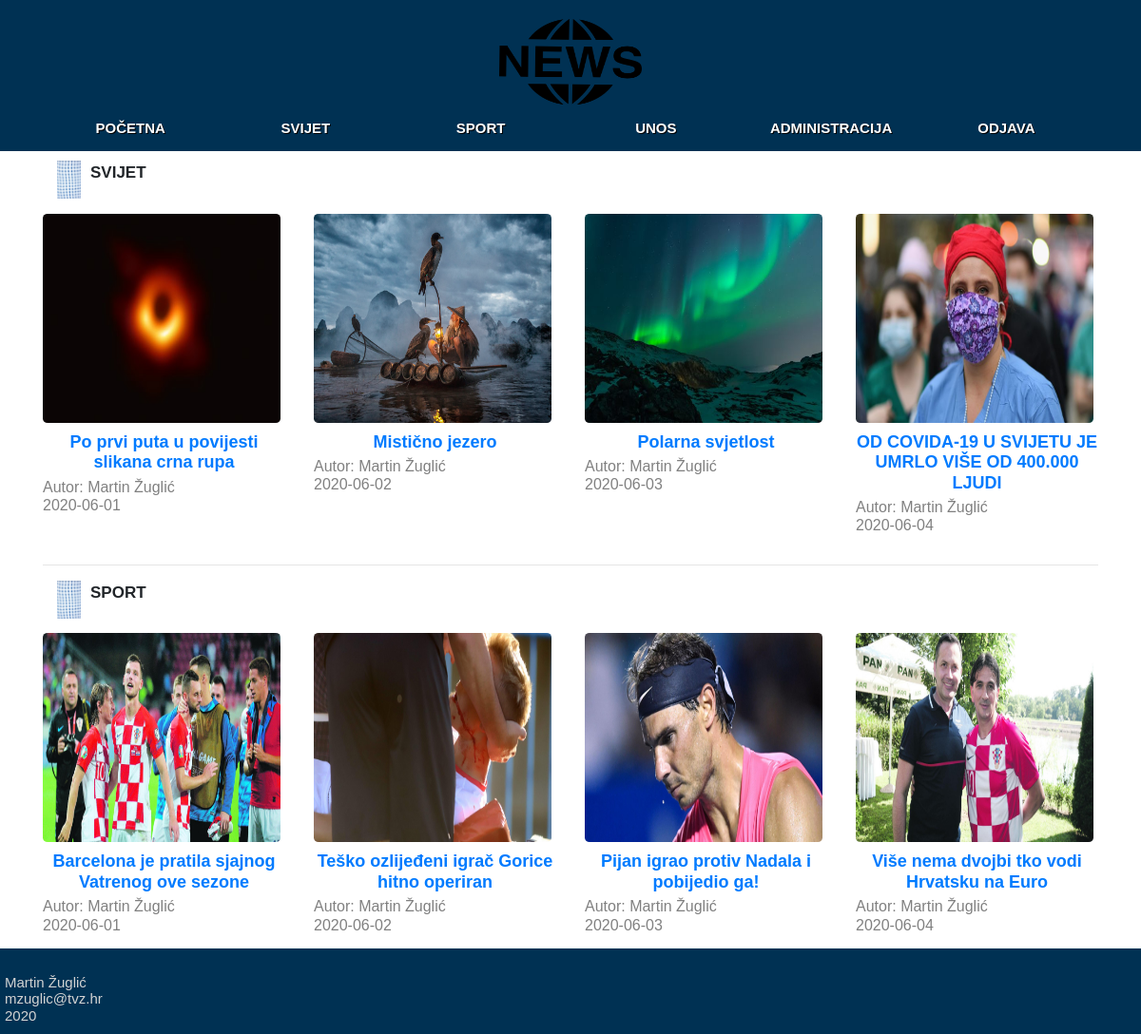
The app's page /index2.php with its own data.
### tables this page shows
CREATE TABLE `clanak` (
  `id` int(11) NOT NULL,
  `naslov` varchar(64) NOT NULL,
  `autor` varchar(64) NOT NULL,
  `datum` varchar(32) NOT NULL,
  `slika` varchar(32) NOT NULL,
  `opis` text NOT NULL,
  `arhiva` tinyint(1) NOT NULL,
  `kategorija` varchar(32) NOT NULL
);

### index2.php (the view, shortened to what this page needs)
<!DOCTYPE html>
<html lang="en" xmlns="http://www.w3.org/1999/xhtml">
<head>
    <link rel="stylesheet" href="https://use.fontawesome.com/releases/v5.7.0/css/all.css"
>
    <link rel="stylesheet" href="https://stackpath.bootstrapcdn.com/bootstrap/4.2.1/css/bootstrap.min.css"
>
    <link rel="stylesheet" href="style.css" />
</head>
<body>
    <header>
        <div class="container">
            <div class="row">
                <div class="col-lg-12">
                <a href="index2.php"><img src="slike/news.png" /></a>
                </div>
            </div>
            <div class="row">
                <div class="col-lg-12">
                    <nav>
                        <ul>
                            <h4>
                                <a href="index2.php">
                                    <li>POČETNA</li>
                                </a>
                            </h4>
                            <h4>
                                <a href="svijet2.php">
                                    <li>SVIJET</li>
                                </a>
                            </h4>
                            <h4>
                                <a href="sport2.php">
                                    <li>SPORT</li>
                                </a>
                            </h4>
                            <h4>
                                <a href="unos2.html">
                                    <li>UNOS</li>
                                </a>
                            </h4>
                            <h4>
                                <a href="administracija.html">
                                    <li>ADMINISTRACIJA</li>
                                </a>
                            </h4>
                            <h4>
                                <a href="logout.php">
                                    <li>ODJAVA</li>
                                </a>
                            </h4>
                        </ul>
                    </nav>
                </div>
            </div>
        </div>
    </header>
    <div class="container">
        <div class="col-lg-12" id="services">
            <img src="slike/dots.png" /><p>SVIJET</p>
        </div>
    </div>
    <?php
            $servername = "localhost";
            $username = "root";
            $password = "";
            $basename = "pwaprojekt";
            $dbc = mysqli_connect($servername, $username, $password, $basename);
            $query = "SELECT * FROM clanak WHERE kategorija='Svijet' LIMIT 5";
            $result = mysqli_query($dbc, $query);
            $qslika = "SELECT slika FROM clanak WHERE kategorija='Svijet' LIMIT 5";
            $slikares = mysqli_query($dbc, $qslika);
            $slika = mysqli_fetch_array($slikares);
            $s = $slika['slika'];
            echo "<div class='container' id='mundo'>";
                echo "<div class='row'>";
            while(($row = mysqli_fetch_array($result)) && ($slika = mysqli_fetch_array($slikares)) ) {
                    echo"<div class='col-3'";
                        echo"<section class='slika'>";
                                echo '<img src="slike/'.$s.'">';
                        echo"<section>";
                                echo"<h3>";
                                    echo '<a href="clanak2.php?id='.$row['id'].'">';
                                        echo $row['naslov'];
                                    echo '</a>';
                                echo"</h3>";
                        echo"</section>";
                        echo"<section>";
                            echo"<h6>";
                                echo "Autor: ";
                                echo $row['autor'];
                                echo "<br>";
                                echo $row['datum'];
                            echo"</h6>";
                        echo"</section>";
                    echo"</div>";
            $s = $slika['slika'];
            }
                echo"</div>";
            echo"</div>";
        ?>
    <div class="container">
        <hr>
        <div class="col-lg-12" id="services">
            <img src="slike/dots.png" />
            <p>SPORT</p>
        </div>
    </div>
    <?php
            $servername = "localhost";
            $username = "root";
            $password = "";
            $basename = "pwaprojekt";
            $dbc = mysqli_connect($servername, $username, $password, $basename);
            $query = "SELECT * FROM clanak WHERE kategorija='Sport' LIMIT 5";
            $result = mysqli_query($dbc, $query);
            $qslika = "SELECT slika FROM clanak WHERE kategorija='Sport' LIMIT 5";
            $slikares = mysqli_query($dbc, $qslika);
            $slika = mysqli_fetch_array($slikares);
            $s = $slika['slika'];
            echo "<div class='container' id='mundo'>";
                echo "<div class='row'>";
            while(($row = mysqli_fetch_array($result)) && ($slika = mysqli_fetch_array($slikares)) ) {
                    echo"<div class='col-3'";
                        echo"<section class='slika'>";
                                echo '<img src="slike/'.$s.'">';
                        echo"<section>";
                                echo"<h3>";
                                    echo '<a href="clanak2.php?id='.$row['id'].'">';
                                        echo $row['naslov'];
                                    echo '</a>';
                                echo"</h3>";
                        echo"</section>";
                        echo"<section>";
                            echo"<h6>";
                                echo "Autor: ";
                                echo $row['autor'];
                                echo "<br>";
                                echo $row['datum'];
                            echo"</h6>";
                        echo"</section>";
                    echo"</div>";
            $s = $slika['slika'];
            }
                echo"</div>";
            echo"</div>";
        ?>
    <footer >
        <div>
            <p>Martin Žuglić</p>
            <p>mzuglic@tvz.hr</p>
            <p>2020</p>
        </div>
    </footer>
</body>
</html>

### style.css (style rules this page uses)
* { margin: 0; padding: 0; font-family: Arial; }
header { text-align: center; background-color:#003153; }
header img { margin-bottom: -20px; height: 130px; width: 150px; }
header .container .row ul { list-style-type:none; width:100%; }
header .container .row li { width: 16.6%; float: left; text-align: center; font-size: 15px; color: white; text-shadow: 1px 1px black; font-weight: bold; padding-bottom: 15px; }
#mundo .row img { margin-left: auto; margin-right: auto; margin-bottom: 20px; width: 250px; height: 220px; border-radius: 2%; }
.container #services { margin-bottom: 30px; margin-top: 10px; font-size: 17px; font-weight: bold; }
.container #services img { float: left; width: 25px; height: 40px; margin-right: 10px; }
#mundo .row h3 { margin-top: -10px; font-size: 18px; font-weight: bold; }
#mundo .row h6 { font-size: 16px; margin-top: -10px; }
#mundo .row a { text-decoration: none; }
footer { height: 90px; text-align: left; background-color:#003153; }
footer div { padding-top: 25px; padding-left: 5px; }
footer div p { margin-bottom: -5px; color: lightgray; font-size: 15px;; }
.container .row div h3 { text-align: center; margin-top: 15px; margin-bottom: 15px; font-size: 35px; font-weight: bold; color: black; }
.container .row section { margin-bottom: 15px; color: grey; }

### records on screen
clanak: clanak.slika (picture), naslov "Mistično jezero", autor "Martin Žuglić", datum "2020-06-02"
clanak: naslov "Po prvi puta u povijesti slikana crna rupa", autor "Martin Žuglić", datum "2020-06-01"
clanak: clanak.slika (picture), naslov "Polarna svjetlost", autor "Martin Žuglić", datum "2020-06-03"
clanak: clanak.slika (picture), naslov "OD COVIDA-19 U SVIJETU JE UMRLO VIŠE OD 400.000 LJUDI", autor "Martin Žuglić", datum "2020-06-04"
clanak: clanak.slika (picture)
clanak: clanak.slika (picture), naslov "Teško ozlijeđeni igrač Gorice hitno operiran", autor "Martin Žuglić", datum "2020-06-02"
clanak: naslov "Barcelona je pratila sjajnog Vatrenog ove sezone", autor "Martin Žuglić", datum "2020-06-01"
clanak: clanak.slika (picture), naslov "Pijan igrao protiv Nadala i pobijedio ga!", autor "Martin Žuglić", datum "2020-06-03"
clanak: clanak.slika (picture), naslov "Više nema dvojbi tko vodi Hrvatsku na Euro", autor "Martin Žuglić", datum "2020-06-04"
clanak: clanak.slika (picture)
